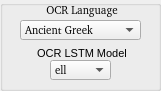
   <widget class="QGroupBox" name="OCRgroupBox">
    <property name="geometry">
     <rect>
      <x>590</x>
      <y>470</y>
      <width>161</width>
      <height>91</height>
     </rect>
    </property>
    <property name="toolTip">
     <string>OCR  Language Group</string>
    </property>
    <property name="title">
     <string/>
    </property>
    <widget class="QComboBox" name="OCRlangComboBox">
     <property name="geometry">
      <rect>
       <x>20</x>
       <y>20</y>
       <width>121</width>
       <height>20</height>
      </rect>
     </property>
     <property name="font">
      <font>
       <family>FROMVS [MAXR]</family>
       <pointsize>8</pointsize>
      </font>
     </property>
     <property name="toolTip">
      <string>Select OCR language</string>
     </property>
     <property name="locale">
      <locale language="English" country="UnitedStates"/>
     </property>
     <property name="editable">
      <bool>false</bool>
     </property>
     <item>
      <property name="text">
       <string>Ancient Greek</string>
      </property>
     </item>
     <item>
      <property name="text">
       <string>Middle Greek</string>
      </property>
     </item>
     <item>
      <property name="text">
       <string>Modern Greek</string>
      </property>
     </item>
     <item>
      <property name="text">
       <string>Hebrew</string>
      </property>
     </item>
     <item>
      <property name="text">
       <string>Latin</string>
      </property>
     </item>
    </widget>
    <widget class="QLabel" name="OCRlanglabel">
     <property name="geometry">
      <rect>
       <x>40</x>
       <y>0</y>
       <width>81</width>
       <height>20</height>
      </rect>
     </property>
     <property name="font">
      <font>
       <family>FROMVS [MAXR]</family>
       <pointsize>8</pointsize>
      </font>
     </property>
     <property name="toolTip">
      <string>OCR Language Group</string>
     </property>
     <property name="text">
      <string> OCR Language</string>
     </property>
     <property name="alignment">
      <set>Qt::AlignCenter</set>
     </property>
    </widget>
    <widget class="QLabel" name="OCRModellabel">
     <property name="geometry">
      <rect>
       <x>30</x>
       <y>40</y>
       <width>101</width>
       <height>20</height>
      </rect>
     </property>
     <property name="font">
      <font>
       <pointsize>8</pointsize>
      </font>
     </property>
     <property name="toolTip">
      <string>Select OCR LSTM model</string>
     </property>
     <property name="text">
      <string> OCR LSTM Model</string>
     </property>
     <property name="alignment">
      <set>Qt::AlignBottom|Qt::AlignHCenter</set>
     </property>
    </widget>
    <widget class="QComboBox" name="OCRModelComboBox">
     <property name="geometry">
      <rect>
       <x>50</x>
       <y>60</y>
       <width>61</width>
       <height>20</height>
      </rect>
     </property>
     <property name="font">
      <font>
       <family>FROMVS [MAXR]</family>
       <pointsize>8</pointsize>
      </font>
     </property>
     <property name="toolTip">
      <string>Select OCR language model</string>
     </property>
     <property name="locale">
      <locale language="English" country="UnitedStates"/>
     </property>
     <property name="editable">
      <bool>false</bool>
     </property>
     <item>
      <property name="text">
       <string>ell</string>
      </property>
     </item>
     <item>
      <property name="text">
       <string>grc</string>
      </property>
     </item>
     <item>
      <property name="text">
       <string>feg</string>
      </property>
     </item>
     <item>
      <property name="text">
       <string>heb</string>
      </property>
     </item>
     <item>
      <property name="text">
       <string>feh</string>
      </property>
     </item>
     <item>
      <property name="text">
       <string>lat</string>
      </property>
     </item>
     <item>
      <property name="text">
       <string>fel</string>
      </property>
     </item>
    </widget>
   </widget>
